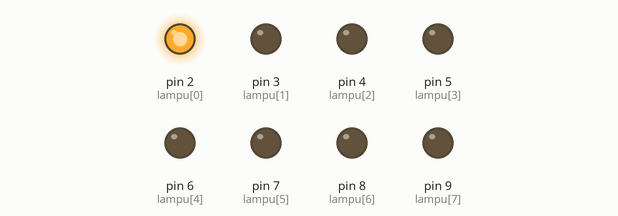
A sketch run on a simulated Arduino Uno, built with avr-gcc and run on an emulated ATmega328P. On the bench: output pins drawn as LEDs (lit = HIGH).

Above: at 0.05 s.
At 0.65 s:
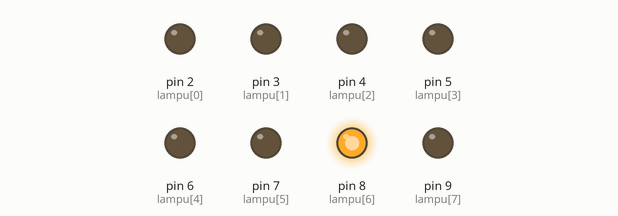
At 1.25 s:
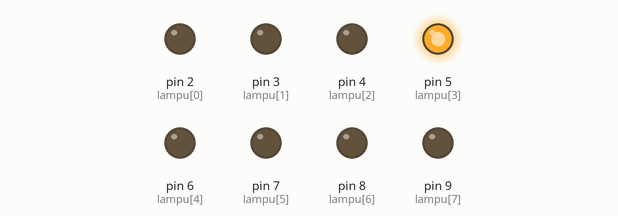
At 1.75 s:
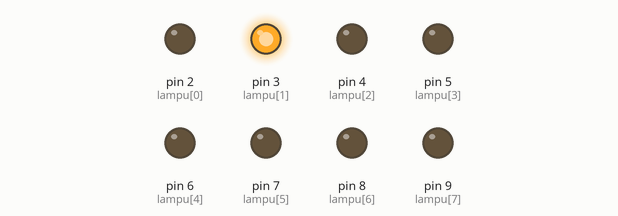
At 2.4 s:
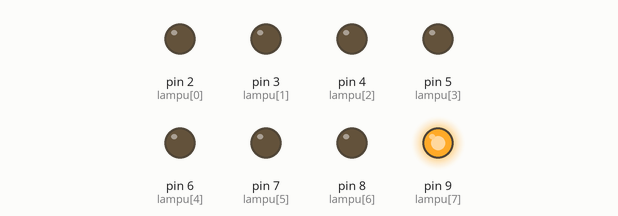
At 3.45 s:
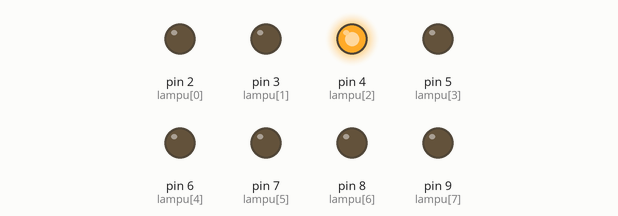
Timing chart, 0 to 3.8 s (numbered marks = the images above):
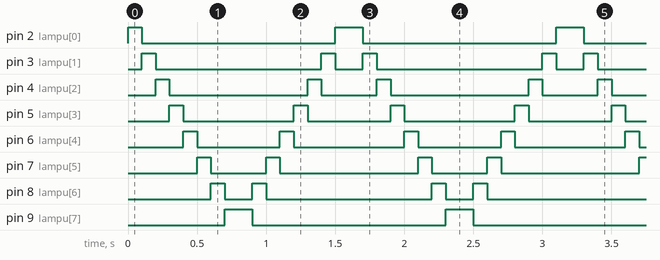

The sketch:

Abdulloh_Led_Chaser_Left_to_Right.ino
```cpp
int pincount = 8;
int lampu[8] ={2, 3, 4, 5, 6, 7, 8, 9};


void setup() {

  for (int i=0; i<pincount; i=i+1){
    pinMode (lampu[i], OUTPUT);
  }

}

void loop() {

  for (int i=0; i<pincount; i=i+1){
    digitalWrite(lampu[i], HIGH);
    delay(100);
    digitalWrite(lampu[i], LOW);
  }
  for (int i=pincount-1; i>=0; i=i-1){
    digitalWrite(lampu[i], HIGH);
    delay(100);
    digitalWrite(lampu[i], LOW);
  }

}
```

Measured:
- by itself, pin 2 (lampu[0]): repeats every 1.6 s: LOW 1.4 s, HIGH 0.20 s
- by itself, pin 3 (lampu[1]): repeats every 1.6 s: LOW 1.2 s, HIGH 0.10 s, LOW 0.20 s, HIGH 0.10 s
- by itself, pin 4 (lampu[2]): repeats every 1.6 s: LOW 1.0 s, HIGH 0.10 s, LOW 0.40 s, HIGH 0.10 s
- by itself, pin 5 (lampu[3]): repeats every 1.6 s: LOW 0.80 s, HIGH 0.10 s, LOW 0.60 s, HIGH 0.10 s
- by itself, pin 6 (lampu[4]): repeats every 1.6 s: LOW 0.60 s, HIGH 0.10 s, LOW 0.80 s, HIGH 0.10 s
- by itself, pin 7 (lampu[5]): repeats every 1.6 s: LOW 0.40 s, HIGH 0.10 s, LOW 1.0 s, HIGH 0.10 s
- by itself, pin 8 (lampu[6]): repeats every 1.6 s: LOW 0.20 s, HIGH 0.10 s, LOW 1.2 s, HIGH 0.10 s
- by itself, pin 9 (lampu[7]): alternates HIGH for 0.20 s and LOW for 1.4 s
